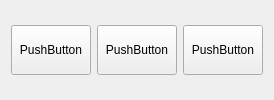
                                    <widget class="QFrame" name="verticalFrame">
                                     <property name="minimumSize">
                                      <size>
                                       <width>0</width>
                                       <height>60</height>
                                      </size>
                                     </property>
                                     <layout class="QHBoxLayout" name="horizontalLayout_26">
                                      <item>
                                       <widget class="QPushButton" name="btn_ExtractColors_2Dcode">
                                        <property name="minimumSize">
                                         <size>
                                          <width>0</width>
                                          <height>50</height>
                                         </size>
                                        </property>
                                        <property name="text">
                                         <string>PushButton</string>
                                        </property>
                                       </widget>
                                      </item>
                                      <item>
                                       <widget class="QPushButton" name="btn_ImageEnhance_2Dcode">
                                        <property name="minimumSize">
                                         <size>
                                          <width>0</width>
                                          <height>50</height>
                                         </size>
                                        </property>
                                        <property name="text">
                                         <string>PushButton</string>
                                        </property>
                                       </widget>
                                      </item>
                                      <item>
                                       <widget class="QPushButton" name="btn_inspectionRegion_2Dcode">
                                        <property name="minimumSize">
                                         <size>
                                          <width>0</width>
                                          <height>50</height>
                                         </size>
                                        </property>
                                        <property name="text">
                                         <string>PushButton</string>
                                        </property>
                                       </widget>
                                      </item>
                                     </layout>
                                    </widget>
